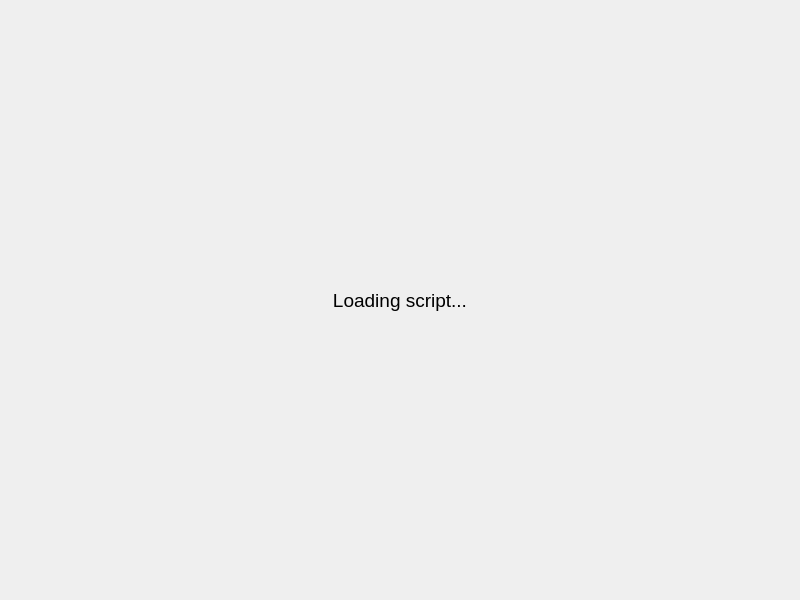
<?xml version="1.0" encoding="UTF-8"?>
<ui version="4.0">
 <class>ScriptWidget</class>
 <widget class="QWidget" name="ScriptWidget">
  <property name="geometry">
   <rect>
    <x>0</x>
    <y>0</y>
    <width>800</width>
    <height>600</height>
   </rect>
  </property>
  <property name="windowTitle">
   <string>Script Widget</string>
  </property>
  <layout class="QVBoxLayout" name="mainLayout">
   <property name="spacing">
    <number>0</number>
   </property>
   <property name="leftMargin">
    <number>0</number>
   </property>
   <property name="topMargin">
    <number>0</number>
   </property>
   <property name="rightMargin">
    <number>0</number>
   </property>
   <property name="bottomMargin">
    <number>0</number>
   </property>
   <item>
    <widget class="QStackedWidget" name="stackedWidget">
     <property name="currentIndex">
      <number>0</number>
     </property>
     <widget class="QWidget" name="loadingPage">
      <layout class="QVBoxLayout" name="loadingLayout">
       <item>
        <spacer name="loadingTopSpacer">
         <property name="orientation">
          <enum>Qt::Vertical</enum>
         </property>
         <property name="sizeHint" stdset="0">
          <size>
           <width>20</width>
           <height>40</height>
          </size>
         </property>
        </spacer>
       </item>
       <item>
        <widget class="QLabel" name="loadingLabel">
         <property name="text">
          <string>Loading script...</string>
         </property>
         <property name="alignment">
          <set>Qt::AlignCenter</set>
         </property>
         <property name="font">
          <font>
           <pointsize>14</pointsize>
          </font>
         </property>
        </widget>
       </item>
       <item>
        <spacer name="loadingBottomSpacer">
         <property name="orientation">
          <enum>Qt::Vertical</enum>
         </property>
         <property name="sizeHint" stdset="0">
          <size>
           <width>20</width>
           <height>40</height>
          </size>
         </property>
        </spacer>
       </item>
      </layout>
     </widget>
     <widget class="QWidget" name="scriptPage">
      <layout class="QVBoxLayout" name="verticalLayout">
       <property name="spacing">
        <number>6</number>
       </property>
       <item>
        <layout class="QVBoxLayout" name="fileInfoLayout">
        </layout>
       </item>
       <item>
        <widget class="QTableView" name="scriptTableView">
         <property name="alternatingRowColors">
          <bool>true</bool>
         </property>
        </widget>
       </item>
       <item>
        <layout class="QHBoxLayout" name="buttonLayout">
         <item>
          <widget class="QPushButton" name="recordButton">
           <property name="text">
            <string>Record</string>
           </property>
           <property name="minimumSize">
            <size>
             <width>80</width>
             <height>32</height>
            </size>
           </property>
           <property name="toolTip">
            <string>Record script actions</string>
           </property>
          </widget>
         </item>
         <item>
          <widget class="QPushButton" name="runScriptButton">
           <property name="text">
            <string>Run</string>
           </property>
           <property name="minimumSize">
            <size>
             <width>80</width>
             <height>32</height>
            </size>
           </property>
           <property name="toolTip">
            <string>Start or resume script execution</string>
           </property>
          </widget>
         </item>
         <item>
          <widget class="QPushButton" name="pauseButton">
           <property name="text">
            <string>Pause</string>
           </property>
           <property name="minimumSize">
            <size>
             <width>80</width>
             <height>32</height>
            </size>
           </property>
           <property name="toolTip">
            <string>Pause script execution at current position</string>
           </property>
          </widget>
         </item>
         <item>
          <widget class="QPushButton" name="resetButton">
           <property name="text">
            <string>Reset</string>
           </property>
           <property name="minimumSize">
            <size>
             <width>80</width>
             <height>32</height>
            </size>
           </property>
           <property name="toolTip">
            <string>Stop execution and reset to beginning</string>
           </property>
          </widget>
         </item>
         <item>
          <spacer name="horizontalSpacer">
           <property name="orientation">
            <enum>Qt::Horizontal</enum>
           </property>
           <property name="sizeHint" stdset="0">
            <size>
             <width>40</width>
             <height>20</height>
            </size>
           </property>
          </spacer>
         </item>
         <item>
          <widget class="QPushButton" name="saveButton">
           <property name="text">
            <string>Save...</string>
           </property>
           <property name="minimumSize">
            <size>
             <width>80</width>
             <height>32</height>
            </size>
           </property>
           <property name="toolTip">
            <string>Save script to file</string>
           </property>
          </widget>
         </item>
        </layout>
       </item>
      </layout>
     </widget>
     <widget class="QWidget" name="errorPage">
      <layout class="QVBoxLayout" name="errorLayout">
       <item>
        <layout class="QVBoxLayout" name="errorFileInfoLayout">
        </layout>
       </item>
       <item>
        <widget class="QListView" name="errorListView">
         <property name="alternatingRowColors">
          <bool>true</bool>
         </property>
        </widget>
       </item>
      </layout>
     </widget>
    </widget>
   </item>
  </layout>
 </widget>
 <resources/>
 <connections/>
</ui>
